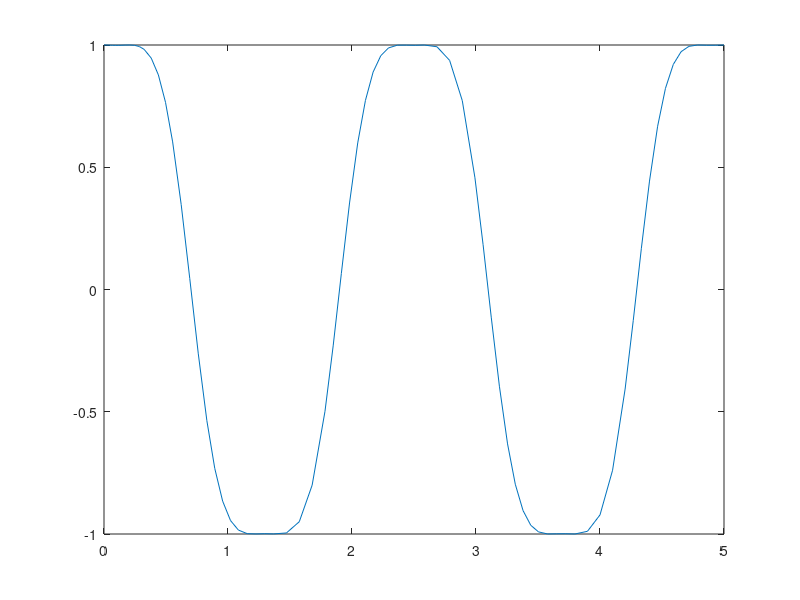
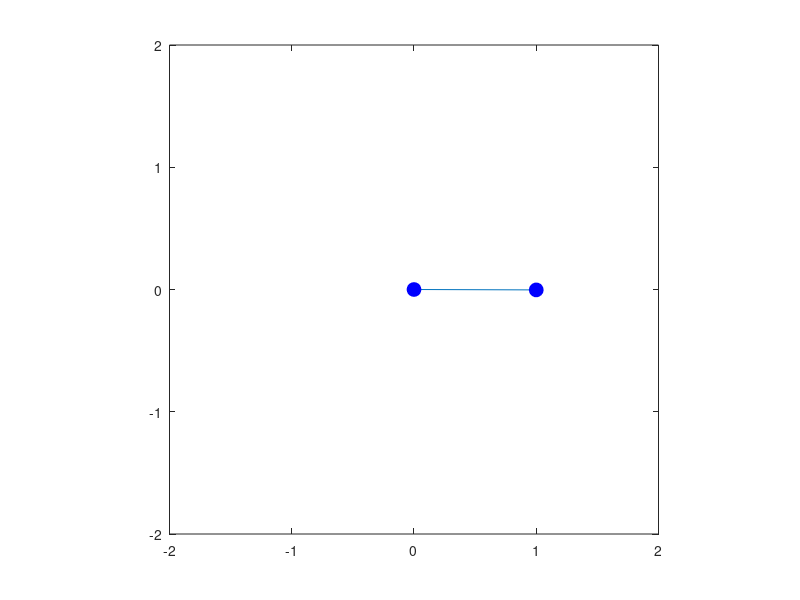

Write the MATLAB code that produced these figures, in order.
g = 9.8;
L = 1;
tspan = [0 5];
y0 = [pi / 2, 1];

[T, Y] = ode45(@(t, y) [y(2); -g / L * sin(y(1))], tspan, y0);

x = L * sin(Y(:, 1));
y = -L * cos(Y(:, 1));

figure;
plot(T, x);

figure;

for i = 1:length(T)
    plot([0 x(i)], [0 y(i)], '-o', 'MarkerSize', 10, 'MarkerFaceColor', 'b', 'MarkerEdgeColor', 'b');
    axis equal;
    axis([-L - 1, L + 1, -L - 1, L + 1]);
    drawnow;
end
